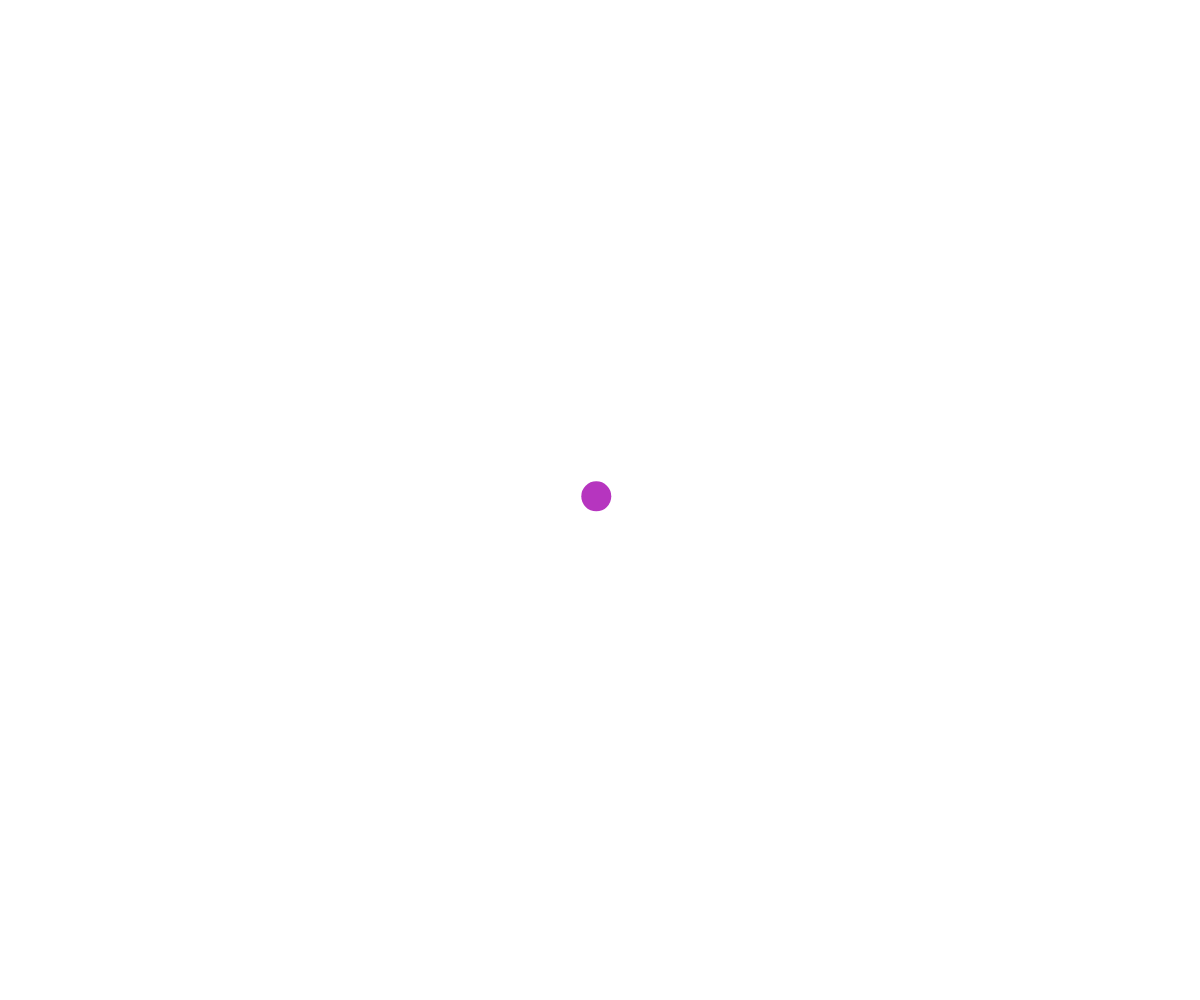
Frame 1 (no input)
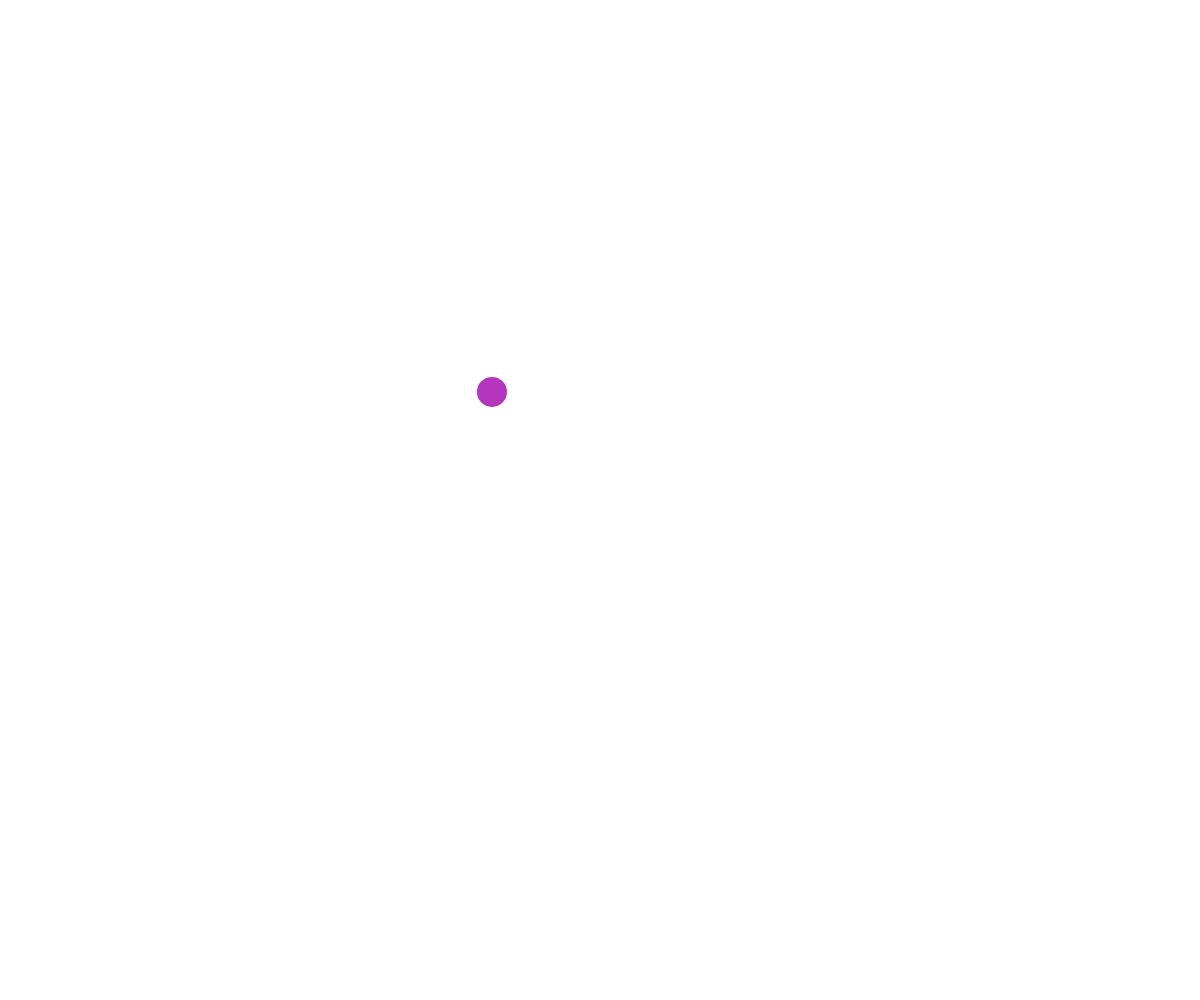
Frame 60 (no input)
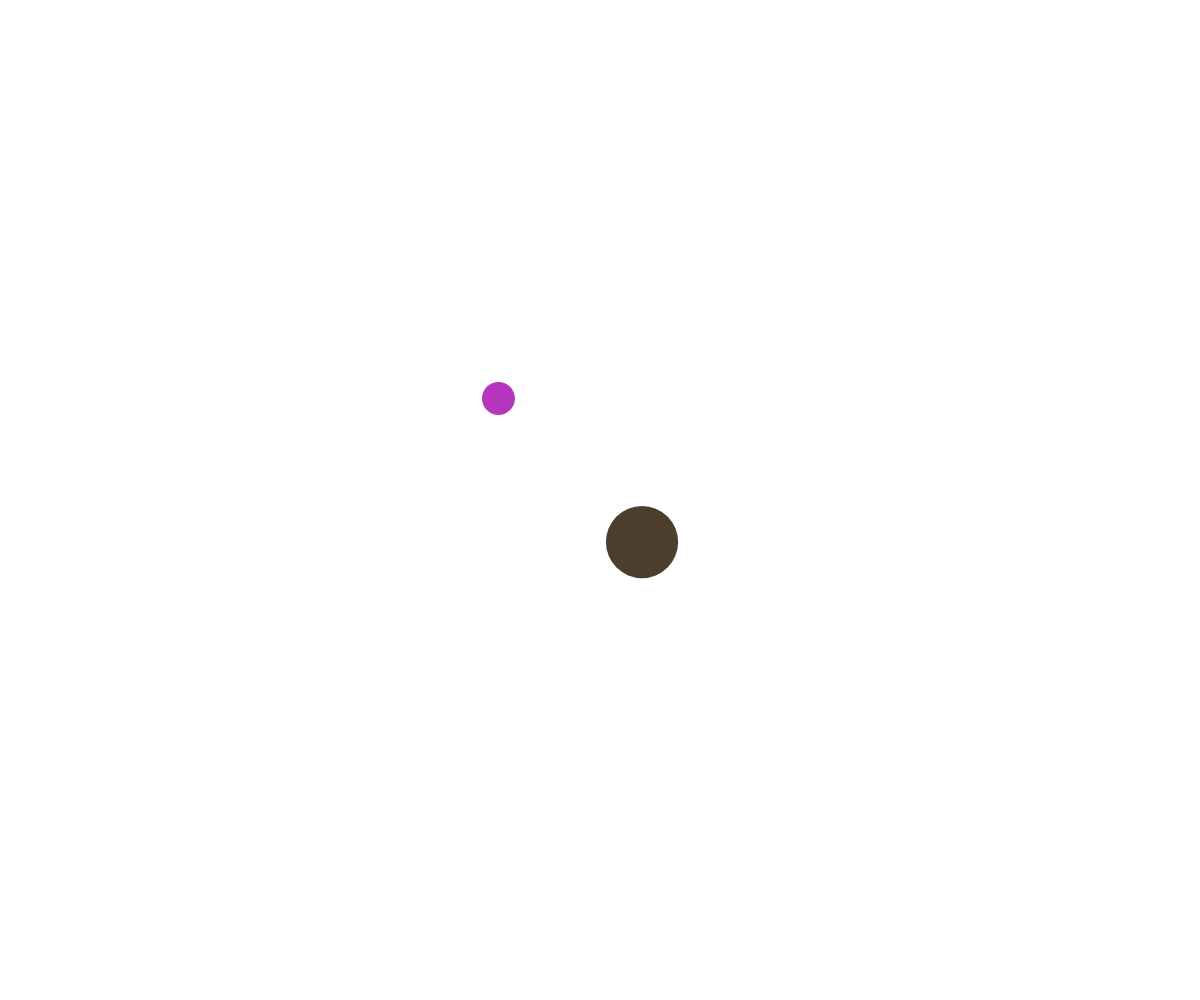
Frame 120 (the mouse pressed at the canvas centre since frame 60)

The p5.js sketch that drew these frames (run headless with seeded random() and noise() and a simulated clock; from frame 60 on, the mouse is pressed at the canvas centre):

// p5.js sketch
// ── sketch.js
// Connected Nodes OOP demo

let points = [];

function setup() {
  createCanvas(windowWidth, windowHeight);
  spawnPoint(width/2, height/2);
}

function draw() {
  background(255);
  // move and draw lines
  for (let point of points) {
    point.update(points);
  }

  // draw circles after, so they show up on top
  for (let point of points) {
    point.display();
  }
}

function mousePressed() {
  spawnPoint(mouseX, mouseY);
}

function spawnPoint(x, y) {
  let somePoint = new MovingPoint(x, y);
  points.push(somePoint);
}

class MovingPoint {
  constructor(x, y) {
    this.x = x;
    this.y = y;
    this.speed = 5;
    this.radius = 15;
    this.color = color(random(255), random(255), random(255));
    this.xTime = random(1000);
    this.yTime = random (1000);
    this.deltaTime = 0.01; 
    this.reach = 150;
    this.MIN_RADIUS = 15;
    this.MAX_RADIUS = 50;
  }

  display() {
    noStroke();
    fill(this.color);
    circle(this.x, this.y, this.radius * 2);
  }

  update(thePoints) {
    this.move();
    this.wrapAroundScreen();
    this.connectTo(thePoints);
    this.adjustSizeWithMouse();
  }

  adjustSizeWithMouse() {
    let mouseDistance = dist(this.x, this.y, mouseX, mouseY);
    if (mouseDistance < this.reach) {
      let theSize = map(mouseDistance, 0, this.reach, this.MAX_RADIUS, this.MIN_RADIUS);
      this.radius = theSize;
    }
    else {
      this.radius = this.MIN_RADIUS;
    }
  }

  move() {
    // pick random direction of movement
    let dx = noise(this.xTime);
    let dy = noise(this.yTime);

    // scale to the movement speed
    this.dx = map(dx, 0, 1, -this.speed, this.speed);
    this.dy = map(dy, 0, 1, -this.speed, this.speed);

    // move point
    this.x += this.dx;
    this.y += this.dx;
    
    // increment on the time axis
    this.xTime += this.deltaTime;
    this.yTime += this.deltaTime;
  }

  wrapAroundScreen() {
    // teleport across the screen if you fall off

    // left
    if (this.x < 0) {
      this.x += width; 
    }

    // right
    if (this.x > width) {
      this.x -= width;
    }

    //top 
    if (this.y < 0) {
      this.y += height;
    }

    // bottom
    if (this.y >= height) {
      this.y -= height;
    }
  }

  connectTo(pointsArray) {
    for (let otherPoint of pointsArray) {
      // avoid drawing line to self
      if (this !== otherPoint) {
        let pointDistance = dist(this.x, this.y, otherPoint.x, otherPoint.y);
        if (pointDistance < this.reach) {
          stroke(this.color);
          line(this.x, this.y, otherPoint.x, otherPoint.y);
        }
      }
    }
  }
}
